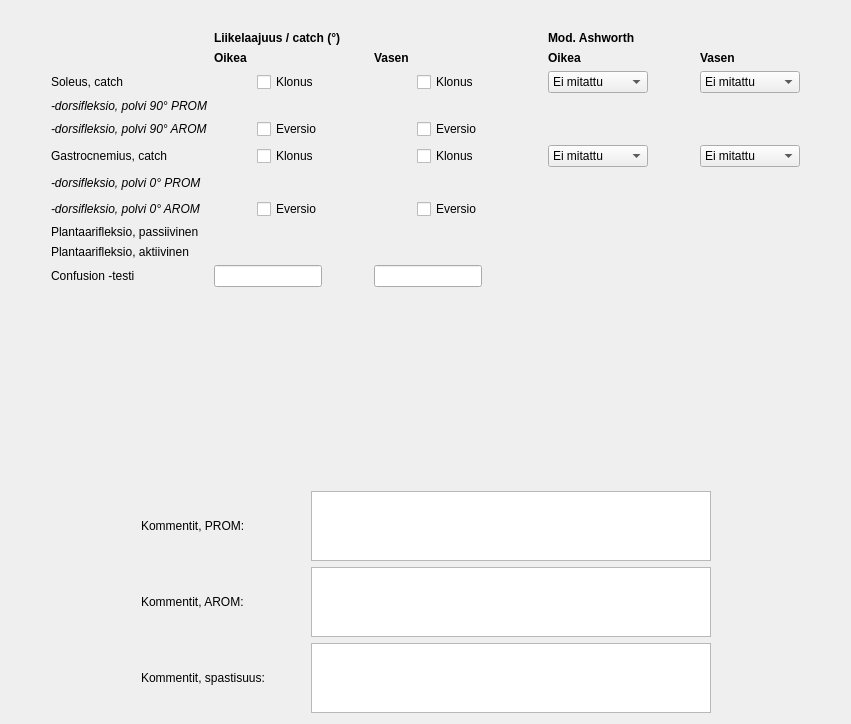
      <widget class="QWidget" name="tabNilkka">
       <attribute name="title">
        <string>Nilkka</string>
       </attribute>
       <layout class="QVBoxLayout" name="verticalLayout_2">
        <item>
         <layout class="QGridLayout" name="gridLayout_11">
          <item row="16" column="5" colspan="2">
           <widget class="QLineEdit" name="lnNilkkaConfusionVas">
            <property name="sizePolicy">
             <sizepolicy hsizetype="Fixed" vsizetype="Fixed">
              <horstretch>0</horstretch>
              <verstretch>0</verstretch>
             </sizepolicy>
            </property>
           </widget>
          </item>
          <item row="16" column="2" colspan="2">
           <widget class="QLineEdit" name="lnNilkkaConfusionOik">
            <property name="sizePolicy">
             <sizepolicy hsizetype="Fixed" vsizetype="Fixed">
              <horstretch>0</horstretch>
              <verstretch>0</verstretch>
             </sizepolicy>
            </property>
           </widget>
          </item>
          <item row="8" column="1">
           <widget class="QLabel" name="label_228">
            <property name="font">
             <font>
              <italic>true</italic>
             </font>
            </property>
            <property name="text">
             <string>-dorsifleksio, polvi 90° PROM</string>
            </property>
           </widget>
          </item>
          <item row="10" column="6">
           <widget class="QCheckBox" name="xbNilkkaGastroKlonusVas">
            <property name="text">
             <string>Klonus</string>
            </property>
           </widget>
          </item>
          <item row="11" column="1">
           <widget class="QLabel" name="label_222">
            <property name="font">
             <font>
              <italic>true</italic>
             </font>
            </property>
            <property name="text">
             <string>-dorsifleksio, polvi 0° PROM</string>
            </property>
           </widget>
          </item>
          <item row="5" column="2">
           <widget class="CheckDegSpinBox" name="csbNilkkaSoleusCatchOik" native="true">
            <property name="defaultText" stdset="0">
             <string>Ei</string>
            </property>
           </widget>
          </item>
          <item row="3" column="5">
           <widget class="QLabel" name="label_220">
            <property name="font">
             <font>
              <weight>75</weight>
              <bold>true</bold>
             </font>
            </property>
            <property name="text">
             <string>Vasen</string>
            </property>
           </widget>
          </item>
          <item row="5" column="6">
           <widget class="QCheckBox" name="xbNilkkaSoleusKlonusVas">
            <property name="text">
             <string>Klonus</string>
            </property>
           </widget>
          </item>
          <item row="3" column="8">
           <widget class="QLabel" name="label_242">
            <property name="font">
             <font>
              <weight>75</weight>
              <bold>true</bold>
             </font>
            </property>
            <property name="text">
             <string>Oikea</string>
            </property>
           </widget>
          </item>
          <item row="2" column="2" colspan="4">
           <widget class="QLabel" name="label_231">
            <property name="font">
             <font>
              <weight>75</weight>
              <bold>true</bold>
             </font>
            </property>
            <property name="text">
             <string>Liikelaajuus / catch (°)</string>
            </property>
            <property name="textFormat">
             <enum>Qt::AutoText</enum>
            </property>
           </widget>
          </item>
          <item row="11" column="0">
           <spacer name="horizontalSpacer_29">
            <property name="orientation">
             <enum>Qt::Horizontal</enum>
            </property>
            <property name="sizeHint" stdset="0">
             <size>
              <width>40</width>
              <height>20</height>
             </size>
            </property>
           </spacer>
          </item>
          <item row="14" column="1">
           <widget class="QLabel" name="label_229">
            <property name="text">
             <string>Plantaarifleksio, passiivinen</string>
            </property>
           </widget>
          </item>
          <item row="5" column="8">
           <widget class="QComboBox" name="cbNilkkaSoleusModAOik">
            <property name="sizePolicy">
             <sizepolicy hsizetype="Fixed" vsizetype="Fixed">
              <horstretch>0</horstretch>
              <verstretch>0</verstretch>
             </sizepolicy>
            </property>
            <property name="minimumSize">
             <size>
              <width>100</width>
              <height>0</height>
             </size>
            </property>
            <item>
             <property name="text">
              <string>Ei mitattu</string>
             </property>
            </item>
            <item>
             <property name="text">
              <string>0</string>
             </property>
            </item>
            <item>
             <property name="text">
              <string>1</string>
             </property>
            </item>
            <item>
             <property name="text">
              <string>1+</string>
             </property>
            </item>
            <item>
             <property name="text">
              <string>2</string>
             </property>
            </item>
            <item>
             <property name="text">
              <string>3</string>
             </property>
            </item>
            <item>
             <property name="text">
              <string>4</string>
             </property>
            </item>
           </widget>
          </item>
          <item row="5" column="10">
           <widget class="QComboBox" name="cbNilkkaSoleusModAVas">
            <property name="sizePolicy">
             <sizepolicy hsizetype="Fixed" vsizetype="Fixed">
              <horstretch>0</horstretch>
              <verstretch>0</verstretch>
             </sizepolicy>
            </property>
            <property name="minimumSize">
             <size>
              <width>100</width>
              <height>0</height>
             </size>
            </property>
            <item>
             <property name="text">
              <string>Ei mitattu</string>
             </property>
            </item>
            <item>
             <property name="text">
              <string>0</string>
             </property>
            </item>
            <item>
             <property name="text">
              <string>1</string>
             </property>
            </item>
            <item>
             <property name="text">
              <string>1+</string>
             </property>
            </item>
            <item>
             <property name="text">
              <string>2</string>
             </property>
            </item>
            <item>
             <property name="text">
              <string>3</string>
             </property>
            </item>
            <item>
             <property name="text">
              <string>4</string>
             </property>
            </item>
           </widget>
          </item>
          <item row="16" column="12">
           <spacer name="horizontalSpacer_30">
            <property name="orientation">
             <enum>Qt::Horizontal</enum>
            </property>
            <property name="sizeHint" stdset="0">
             <size>
              <width>40</width>
              <height>20</height>
             </size>
            </property>
           </spacer>
          </item>
          <item row="5" column="5">
           <widget class="CheckDegSpinBox" name="csbNilkkaSoleusCatchVas" native="true">
            <property name="defaultText" stdset="0">
             <string>Ei</string>
            </property>
           </widget>
          </item>
          <item row="9" column="1">
           <widget class="QLabel" name="label_249">
            <property name="font">
             <font>
              <italic>true</italic>
             </font>
            </property>
            <property name="text">
             <string>-dorsifleksio, polvi 90° AROM</string>
            </property>
           </widget>
          </item>
          <item row="3" column="2">
           <widget class="QLabel" name="label_235">
            <property name="font">
             <font>
              <weight>75</weight>
              <bold>true</bold>
             </font>
            </property>
            <property name="text">
             <string>Oikea</string>
            </property>
           </widget>
          </item>
          <item row="14" column="5">
           <widget class="CheckDegSpinBox" name="csbNilkkaPlantaarifleksioPROMVas" native="true"/>
          </item>
          <item row="14" column="2">
           <widget class="CheckDegSpinBox" name="csbNilkkaPlantaarifleksioPROMOik" native="true"/>
          </item>
          <item row="3" column="10">
           <widget class="QLabel" name="label_253">
            <property name="font">
             <font>
              <weight>75</weight>
              <bold>true</bold>
             </font>
            </property>
            <property name="text">
             <string>Vasen</string>
            </property>
           </widget>
          </item>
          <item row="5" column="3">
           <widget class="QCheckBox" name="xbNilkkaSoleusKlonusOik">
            <property name="text">
             <string>Klonus</string>
            </property>
           </widget>
          </item>
          <item row="10" column="2">
           <widget class="CheckDegSpinBox" name="csbNilkkaGastroCatchOik" native="true">
            <property name="defaultText" stdset="0">
             <string>Ei</string>
            </property>
           </widget>
          </item>
          <item row="12" column="1">
           <widget class="QLabel" name="label_227">
            <property name="font">
             <font>
              <italic>true</italic>
             </font>
            </property>
            <property name="text">
             <string>-dorsifleksio, polvi 0° AROM</string>
            </property>
           </widget>
          </item>
          <item row="10" column="8">
           <widget class="QComboBox" name="cbNilkkaGastroModAOik">
            <property name="sizePolicy">
             <sizepolicy hsizetype="Fixed" vsizetype="Fixed">
              <horstretch>0</horstretch>
              <verstretch>0</verstretch>
             </sizepolicy>
            </property>
            <property name="minimumSize">
             <size>
              <width>100</width>
              <height>0</height>
             </size>
            </property>
            <item>
             <property name="text">
              <string>Ei mitattu</string>
             </property>
            </item>
            <item>
             <property name="text">
              <string>0</string>
             </property>
            </item>
            <item>
             <property name="text">
              <string>1</string>
             </property>
            </item>
            <item>
             <property name="text">
              <string>1+</string>
             </property>
            </item>
            <item>
             <property name="text">
              <string>2</string>
             </property>
            </item>
            <item>
             <property name="text">
              <string>3</string>
             </property>
            </item>
            <item>
             <property name="text">
              <string>4</string>
             </property>
            </item>
           </widget>
          </item>
          <item row="10" column="1">
           <widget class="QLabel" name="label_248">
            <property name="text">
             <string>Gastrocnemius, catch</string>
            </property>
           </widget>
          </item>
          <item row="10" column="3">
           <widget class="QCheckBox" name="xbNilkkaGastroKlonusOik">
            <property name="text">
             <string>Klonus</string>
            </property>
           </widget>
          </item>
          <item row="10" column="10">
           <widget class="QComboBox" name="cbNilkkaGastroModAVas">
            <property name="sizePolicy">
             <sizepolicy hsizetype="Fixed" vsizetype="Fixed">
              <horstretch>0</horstretch>
              <verstretch>0</verstretch>
             </sizepolicy>
            </property>
            <property name="minimumSize">
             <size>
              <width>100</width>
              <height>0</height>
             </size>
            </property>
            <item>
             <property name="text">
              <string>Ei mitattu</string>
             </property>
            </item>
            <item>
             <property name="text">
              <string>0</string>
             </property>
            </item>
            <item>
             <property name="text">
              <string>1</string>
             </property>
            </item>
            <item>
             <property name="text">
              <string>1+</string>
             </property>
            </item>
            <item>
             <property name="text">
              <string>2</string>
             </property>
            </item>
            <item>
             <property name="text">
              <string>3</string>
             </property>
            </item>
            <item>
             <property name="text">
              <string>4</string>
             </property>
            </item>
           </widget>
          </item>
          <item row="10" column="5">
           <widget class="CheckDegSpinBox" name="csbNilkkaGastroCatchVas" native="true">
            <property name="defaultText" stdset="0">
             <string>Ei</string>
            </property>
           </widget>
          </item>
          <item row="2" column="8" colspan="3">
           <widget class="QLabel" name="label_232">
            <property name="font">
             <font>
              <weight>75</weight>
              <bold>true</bold>
             </font>
            </property>
            <property name="text">
             <string>Mod. Ashworth</string>
            </property>
            <property name="textFormat">
             <enum>Qt::AutoText</enum>
            </property>
           </widget>
          </item>
          <item row="16" column="1">
           <widget class="QLabel" name="label_224">
            <property name="text">
             <string>Confusion -testi</string>
            </property>
           </widget>
          </item>
          <item row="5" column="1">
           <widget class="QLabel" name="label_247">
            <property name="text">
             <string>Soleus, catch</string>
            </property>
           </widget>
          </item>
          <item row="9" column="2">
           <widget class="CheckDegSpinBox" name="csbNilkkaDorsifPolvi90AROMOik" native="true"/>
          </item>
          <item row="11" column="2">
           <widget class="CheckDegSpinBox" name="csbNilkkaDorsifPolvi0PROMOik" native="true"/>
          </item>
          <item row="11" column="5">
           <widget class="CheckDegSpinBox" name="csbNilkkaDorsifPolvi0PROMVas" native="true"/>
          </item>
          <item row="8" column="2">
           <widget class="CheckDegSpinBox" name="csbNilkkaDorsifPolvi90PROMOik" native="true"/>
          </item>
          <item row="8" column="5">
           <widget class="CheckDegSpinBox" name="csbNilkkaDorsifPolvi90PROMVas" native="true"/>
          </item>
          <item row="12" column="2">
           <widget class="CheckDegSpinBox" name="csbNilkkaDorsifPolvi0AROMOik" native="true"/>
          </item>
          <item row="5" column="9">
           <spacer name="horizontalSpacer_14">
            <property name="orientation">
             <enum>Qt::Horizontal</enum>
            </property>
            <property name="sizeType">
             <enum>QSizePolicy::Fixed</enum>
            </property>
            <property name="sizeHint" stdset="0">
             <size>
              <width>40</width>
              <height>20</height>
             </size>
            </property>
           </spacer>
          </item>
          <item row="12" column="5">
           <widget class="CheckDegSpinBox" name="csbNilkkaDorsifPolvi0AROMVas" native="true"/>
          </item>
          <item row="5" column="7">
           <spacer name="horizontalSpacer_15">
            <property name="orientation">
             <enum>Qt::Horizontal</enum>
            </property>
            <property name="sizeType">
             <enum>QSizePolicy::Fixed</enum>
            </property>
            <property name="sizeHint" stdset="0">
             <size>
              <width>60</width>
              <height>20</height>
             </size>
            </property>
           </spacer>
          </item>
          <item row="9" column="5">
           <widget class="CheckDegSpinBox" name="csbNilkkaDorsifPolvi90AROMVas" native="true"/>
          </item>
          <item row="5" column="4">
           <spacer name="horizontalSpacer_12">
            <property name="orientation">
             <enum>Qt::Horizontal</enum>
            </property>
            <property name="sizeType">
             <enum>QSizePolicy::Fixed</enum>
            </property>
            <property name="sizeHint" stdset="0">
             <size>
              <width>40</width>
              <height>20</height>
             </size>
            </property>
           </spacer>
          </item>
          <item row="15" column="1">
           <widget class="QLabel" name="label_230">
            <property name="text">
             <string>Plantaarifleksio, aktiivinen</string>
            </property>
           </widget>
          </item>
          <item row="15" column="2">
           <widget class="CheckDegSpinBox" name="csbNilkkaPlantaarifleksioAROMOik" native="true"/>
          </item>
          <item row="15" column="5">
           <widget class="CheckDegSpinBox" name="csbNilkkaPlantaarifleksioAROMVas" native="true"/>
          </item>
          <item row="12" column="3">
           <widget class="QCheckBox" name="xbNilkkaDorsifPolvi0AROMEversioOik">
            <property name="text">
             <string>Eversio</string>
            </property>
           </widget>
          </item>
          <item row="9" column="3">
           <widget class="QCheckBox" name="xbNilkkaDorsifPolvi90AROMEversioOik">
            <property name="text">
             <string>Eversio</string>
            </property>
           </widget>
          </item>
          <item row="12" column="6">
           <widget class="QCheckBox" name="xbNilkkaDorsifPolvi0AROMEversioVas">
            <property name="text">
             <string>Eversio</string>
            </property>
           </widget>
          </item>
          <item row="9" column="6">
           <widget class="QCheckBox" name="xbNilkkaDorsifPolvi90AROMEversioVas">
            <property name="text">
             <string>Eversio</string>
            </property>
           </widget>
          </item>
          <item row="1" column="2">
           <spacer name="verticalSpacer_39">
            <property name="orientation">
             <enum>Qt::Vertical</enum>
            </property>
            <property name="sizeType">
             <enum>QSizePolicy::Fixed</enum>
            </property>
            <property name="sizeHint" stdset="0">
             <size>
              <width>20</width>
              <height>20</height>
             </size>
            </property>
           </spacer>
          </item>
         </layout>
        </item>
        <item>
         <spacer name="verticalSpacer_3">
          <property name="orientation">
           <enum>Qt::Vertical</enum>
          </property>
          <property name="sizeHint" stdset="0">
           <size>
            <width>20</width>
            <height>198</height>
           </size>
          </property>
         </spacer>
        </item>
        <item>
         <layout class="QGridLayout" name="gridLayout_6">
          <item row="0" column="7">
           <spacer name="horizontalSpacer_31">
            <property name="orientation">
             <enum>Qt::Horizontal</enum>
            </property>
            <property name="sizeHint" stdset="0">
             <size>
              <width>40</width>
              <height>20</height>
             </size>
            </property>
           </spacer>
          </item>
          <item row="3" column="3">
           <widget class="QTextEdit" name="cmtNilkkaSpast">
            <property name="sizePolicy">
             <sizepolicy hsizetype="Fixed" vsizetype="Fixed">
              <horstretch>0</horstretch>
              <verstretch>0</verstretch>
             </sizepolicy>
            </property>
            <property name="minimumSize">
             <size>
              <width>400</width>
              <height>70</height>
             </size>
            </property>
            <property name="maximumSize">
             <size>
              <width>400</width>
              <height>70</height>
             </size>
            </property>
           </widget>
          </item>
          <item row="0" column="1">
           <widget class="QLabel" name="label_39">
            <property name="text">
             <string>Kommentit, PROM:</string>
            </property>
           </widget>
          </item>
          <item row="0" column="0">
           <spacer name="horizontalSpacer_32">
            <property name="orientation">
             <enum>Qt::Horizontal</enum>
            </property>
            <property name="sizeHint" stdset="0">
             <size>
              <width>40</width>
              <height>20</height>
             </size>
            </property>
           </spacer>
          </item>
          <item row="1" column="3">
           <widget class="QTextEdit" name="cmtNilkkaAROM">
            <property name="sizePolicy">
             <sizepolicy hsizetype="Fixed" vsizetype="Fixed">
              <horstretch>0</horstretch>
              <verstretch>0</verstretch>
             </sizepolicy>
            </property>
            <property name="minimumSize">
             <size>
              <width>400</width>
              <height>70</height>
             </size>
            </property>
            <property name="maximumSize">
             <size>
              <width>400</width>
              <height>70</height>
             </size>
            </property>
           </widget>
          </item>
          <item row="3" column="1">
           <widget class="QLabel" name="label_40">
            <property name="text">
             <string>Kommentit, spastisuus:</string>
            </property>
           </widget>
          </item>
          <item row="1" column="1">
           <widget class="QLabel" name="label_41">
            <property name="text">
             <string>Kommentit, AROM:</string>
            </property>
           </widget>
          </item>
          <item row="0" column="3">
           <widget class="QTextEdit" name="cmtNilkkaPROM">
            <property name="sizePolicy">
             <sizepolicy hsizetype="Fixed" vsizetype="Fixed">
              <horstretch>0</horstretch>
              <verstretch>0</verstretch>
             </sizepolicy>
            </property>
            <property name="minimumSize">
             <size>
              <width>400</width>
              <height>70</height>
             </size>
            </property>
            <property name="maximumSize">
             <size>
              <width>400</width>
              <height>70</height>
             </size>
            </property>
           </widget>
          </item>
          <item row="0" column="2">
           <spacer name="horizontalSpacer_33">
            <property name="orientation">
             <enum>Qt::Horizontal</enum>
            </property>
            <property name="sizeType">
             <enum>QSizePolicy::Fixed</enum>
            </property>
            <property name="sizeHint" stdset="0">
             <size>
              <width>40</width>
              <height>20</height>
             </size>
            </property>
           </spacer>
          </item>
         </layout>
        </item>
       </layout>
      </widget>
